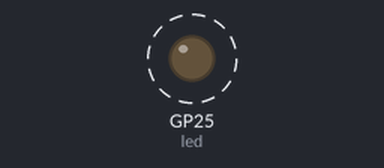
Recording of a program running on a simulated Raspberry Pi Pico running MicroPython. Shown: output pins drawn as LEDs (lit = HIGH). Dashed ring = blinking. What the program prints to the serial console is not drawn.

Above: at 0.06 s.
Timing chart, 0 to 3.0 s (numbered marks = the images above):
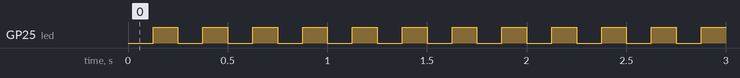

Measured:
- by itself, GP25 (led): alternates HIGH for 0.13 s and LOW for 0.13 s

The program:

blink1.py
```python
import time
from machine import I2C
from machine import Pin

Period = 0.25 #Период мигания светодиода
LedPin = 25  #Вывод управления встроенным светодиодом
#LedPin = 16  #Вывод управления встроенным светодиодом

led = Pin(LedPin, Pin.OUT)

print("Hello, Pico Zero!")

while 1:
    led.low()
    time.sleep(Period / 2)
    led.high()
    time.sleep(Period / 2)
```
